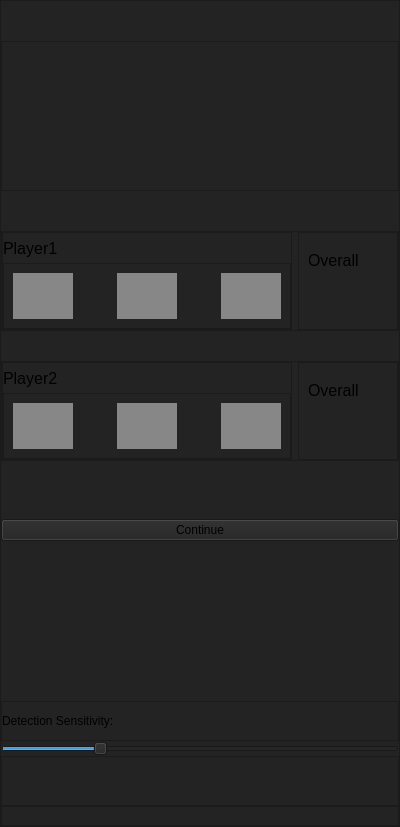
     <widget class="QFrame" name="Scores_Bg">
      <property name="sizePolicy">
       <sizepolicy hsizetype="Preferred" vsizetype="Preferred">
        <horstretch>0</horstretch>
        <verstretch>0</verstretch>
       </sizepolicy>
      </property>
      <property name="minimumSize">
       <size>
        <width>400</width>
        <height>0</height>
       </size>
      </property>
      <property name="maximumSize">
       <size>
        <width>350</width>
        <height>16777215</height>
       </size>
      </property>
      <property name="styleSheet">
       <string notr="true">background-color: rgb(35, 35, 35);</string>
      </property>
      <property name="frameShape">
       <enum>QFrame::StyledPanel</enum>
      </property>
      <property name="frameShadow">
       <enum>QFrame::Raised</enum>
      </property>
      <layout class="QVBoxLayout" name="verticalLayout">
       <property name="spacing">
        <number>0</number>
       </property>
       <property name="leftMargin">
        <number>0</number>
       </property>
       <property name="topMargin">
        <number>0</number>
       </property>
       <property name="rightMargin">
        <number>0</number>
       </property>
       <property name="bottomMargin">
        <number>0</number>
       </property>
       <item>
        <spacer name="verticalSpacer_2">
         <property name="orientation">
          <enum>Qt::Vertical</enum>
         </property>
         <property name="sizeType">
          <enum>QSizePolicy::Fixed</enum>
         </property>
         <property name="sizeHint" stdset="0">
          <size>
           <width>20</width>
           <height>40</height>
          </size>
         </property>
        </spacer>
       </item>
       <item>
        <widget class="QFrame" name="frame_3">
         <property name="minimumSize">
          <size>
           <width>0</width>
           <height>150</height>
          </size>
         </property>
         <property name="frameShape">
          <enum>QFrame::StyledPanel</enum>
         </property>
         <property name="frameShadow">
          <enum>QFrame::Raised</enum>
         </property>
         <layout class="QHBoxLayout" name="horizontalLayout_6">
          <item>
           <widget class="QLabel" name="label">
            <property name="maximumSize">
             <size>
              <width>200</width>
              <height>200</height>
             </size>
            </property>
            <property name="styleSheet">
             <string notr="true">color: rgb(255, 255, 255);

selection-background-color: rgb(255, 255, 255);</string>
            </property>
            <property name="text">
             <string/>
            </property>
            <property name="pixmap">
             <pixmap>icons/darts-logo_white.png</pixmap>
            </property>
            <property name="scaledContents">
             <bool>true</bool>
            </property>
           </widget>
          </item>
         </layout>
        </widget>
       </item>
       <item>
        <spacer name="verticalSpacer_5">
         <property name="orientation">
          <enum>Qt::Vertical</enum>
         </property>
         <property name="sizeHint" stdset="0">
          <size>
           <width>20</width>
           <height>40</height>
          </size>
         </property>
        </spacer>
       </item>
       <item>
        <widget class="QFrame" name="player_frame">
         <property name="minimumSize">
          <size>
           <width>0</width>
           <height>100</height>
          </size>
         </property>
         <property name="frameShape">
          <enum>QFrame::StyledPanel</enum>
         </property>
         <property name="frameShadow">
          <enum>QFrame::Raised</enum>
         </property>
         <layout class="QHBoxLayout" name="horizontalLayout_2">
          <property name="leftMargin">
           <number>0</number>
          </property>
          <property name="topMargin">
           <number>0</number>
          </property>
          <property name="rightMargin">
           <number>0</number>
          </property>
          <property name="bottomMargin">
           <number>0</number>
          </property>
          <item>
           <widget class="QFrame" name="name_and_round_scores">
            <property name="minimumSize">
             <size>
              <width>250</width>
              <height>0</height>
             </size>
            </property>
            <property name="frameShape">
             <enum>QFrame::StyledPanel</enum>
            </property>
            <property name="frameShadow">
             <enum>QFrame::Raised</enum>
            </property>
            <layout class="QVBoxLayout" name="verticalLayout_3">
             <property name="spacing">
              <number>0</number>
             </property>
             <property name="leftMargin">
              <number>0</number>
             </property>
             <property name="topMargin">
              <number>0</number>
             </property>
             <property name="rightMargin">
              <number>0</number>
             </property>
             <property name="bottomMargin">
              <number>0</number>
             </property>
             <item>
              <widget class="QLabel" name="label_3">
               <property name="minimumSize">
                <size>
                 <width>20</width>
                 <height>20</height>
                </size>
               </property>
               <property name="maximumSize">
                <size>
                 <width>16777215</width>
                 <height>30</height>
                </size>
               </property>
               <property name="font">
                <font>
                 <pointsize>12</pointsize>
                </font>
               </property>
               <property name="text">
                <string>Player1</string>
               </property>
              </widget>
             </item>
             <item>
              <widget class="QFrame" name="frame">
               <property name="frameShape">
                <enum>QFrame::StyledPanel</enum>
               </property>
               <property name="frameShadow">
                <enum>QFrame::Raised</enum>
               </property>
               <layout class="QHBoxLayout" name="horizontalLayout_3">
                <item>
                 <widget class="QLabel" name="player1_1">
                  <property name="minimumSize">
                   <size>
                    <width>60</width>
                    <height>0</height>
                   </size>
                  </property>
                  <property name="font">
                   <font>
                    <pointsize>12</pointsize>
                   </font>
                  </property>
                  <property name="styleSheet">
                   <string notr="true">background-color: rgb(135, 135, 135);</string>
                  </property>
                  <property name="text">
                   <string/>
                  </property>
                 </widget>
                </item>
                <item>
                 <spacer name="horizontalSpacer_2">
                  <property name="orientation">
                   <enum>Qt::Horizontal</enum>
                  </property>
                  <property name="sizeHint" stdset="0">
                   <size>
                    <width>40</width>
                    <height>20</height>
                   </size>
                  </property>
                 </spacer>
                </item>
                <item>
                 <widget class="QLabel" name="player1_2">
                  <property name="minimumSize">
                   <size>
                    <width>60</width>
                    <height>0</height>
                   </size>
                  </property>
                  <property name="font">
                   <font>
                    <pointsize>12</pointsize>
                   </font>
                  </property>
                  <property name="styleSheet">
                   <string notr="true">background-color: rgb(135, 135, 135);</string>
                  </property>
                  <property name="text">
                   <string/>
                  </property>
                 </widget>
                </item>
                <item>
                 <spacer name="horizontalSpacer_3">
                  <property name="orientation">
                   <enum>Qt::Horizontal</enum>
                  </property>
                  <property name="sizeHint" stdset="0">
                   <size>
                    <width>40</width>
                    <height>20</height>
                   </size>
                  </property>
                 </spacer>
                </item>
                <item>
                 <widget class="QLabel" name="player1_3">
                  <property name="minimumSize">
                   <size>
                    <width>60</width>
                    <height>0</height>
                   </size>
                  </property>
                  <property name="font">
                   <font>
                    <pointsize>12</pointsize>
                   </font>
                  </property>
                  <property name="styleSheet">
                   <string notr="true">background-color: rgb(135, 135, 135);</string>
                  </property>
                  <property name="text">
                   <string/>
                  </property>
                 </widget>
                </item>
               </layout>
              </widget>
             </item>
            </layout>
           </widget>
          </item>
          <item>
           <spacer name="horizontalSpacer">
            <property name="orientation">
             <enum>Qt::Horizontal</enum>
            </property>
            <property name="sizeHint" stdset="0">
             <size>
              <width>1</width>
              <height>20</height>
             </size>
            </property>
           </spacer>
          </item>
          <item>
           <widget class="QFrame" name="overall_score_and_counter">
            <property name="minimumSize">
             <size>
              <width>100</width>
              <height>0</height>
             </size>
            </property>
            <property name="frameShape">
             <enum>QFrame::StyledPanel</enum>
            </property>
            <property name="frameShadow">
             <enum>QFrame::Raised</enum>
            </property>
            <layout class="QVBoxLayout" name="verticalLayout_2">
             <item>
              <widget class="QLabel" name="player1_overall">
               <property name="font">
                <font>
                 <pointsize>12</pointsize>
                </font>
               </property>
               <property name="styleSheet">
                <string notr="true"/>
               </property>
               <property name="text">
                <string>Overall</string>
               </property>
              </widget>
             </item>
             <item>
              <widget class="QLabel" name="player1_sum_round">
               <property name="font">
                <font>
                 <pointsize>12</pointsize>
                </font>
               </property>
               <property name="text">
                <string/>
               </property>
              </widget>
             </item>
            </layout>
           </widget>
          </item>
         </layout>
        </widget>
       </item>
       <item>
        <spacer name="verticalSpacer">
         <property name="orientation">
          <enum>Qt::Vertical</enum>
         </property>
         <property name="sizeType">
          <enum>QSizePolicy::Fixed</enum>
         </property>
         <property name="sizeHint" stdset="0">
          <size>
           <width>20</width>
           <height>30</height>
          </size>
         </property>
        </spacer>
       </item>
       <item>
        <widget class="QFrame" name="player_frame_2">
         <property name="minimumSize">
          <size>
           <width>0</width>
           <height>100</height>
          </size>
         </property>
         <property name="frameShape">
          <enum>QFrame::StyledPanel</enum>
         </property>
         <property name="frameShadow">
          <enum>QFrame::Raised</enum>
         </property>
         <layout class="QHBoxLayout" name="horizontalLayout_4">
          <property name="leftMargin">
           <number>0</number>
          </property>
          <property name="topMargin">
           <number>0</number>
          </property>
          <property name="rightMargin">
           <number>0</number>
          </property>
          <property name="bottomMargin">
           <number>0</number>
          </property>
          <item>
           <widget class="QFrame" name="name_and_round_scores_2">
            <property name="minimumSize">
             <size>
              <width>250</width>
              <height>0</height>
             </size>
            </property>
            <property name="frameShape">
             <enum>QFrame::StyledPanel</enum>
            </property>
            <property name="frameShadow">
             <enum>QFrame::Raised</enum>
            </property>
            <layout class="QVBoxLayout" name="verticalLayout_4">
             <property name="spacing">
              <number>0</number>
             </property>
             <property name="leftMargin">
              <number>0</number>
             </property>
             <property name="topMargin">
              <number>0</number>
             </property>
             <property name="rightMargin">
              <number>0</number>
             </property>
             <property name="bottomMargin">
              <number>0</number>
             </property>
             <item>
              <widget class="QLabel" name="label_7">
               <property name="minimumSize">
                <size>
                 <width>20</width>
                 <height>20</height>
                </size>
               </property>
               <property name="maximumSize">
                <size>
                 <width>16777215</width>
                 <height>30</height>
                </size>
               </property>
               <property name="font">
                <font>
                 <pointsize>12</pointsize>
                </font>
               </property>
               <property name="text">
                <string>Player2</string>
               </property>
              </widget>
             </item>
             <item>
              <widget class="QFrame" name="frame_2">
               <property name="frameShape">
                <enum>QFrame::StyledPanel</enum>
               </property>
               <property name="frameShadow">
                <enum>QFrame::Raised</enum>
               </property>
               <layout class="QHBoxLayout" name="horizontalLayout_5">
                <item>
                 <widget class="QLabel" name="player2_1">
                  <property name="minimumSize">
                   <size>
                    <width>60</width>
                    <height>0</height>
                   </size>
                  </property>
                  <property name="font">
                   <font>
                    <pointsize>12</pointsize>
                   </font>
                  </property>
                  <property name="styleSheet">
                   <string notr="true">background-color: rgb(135, 135, 135);</string>
                  </property>
                  <property name="text">
                   <string/>
                  </property>
                 </widget>
                </item>
                <item>
                 <spacer name="horizontalSpacer_4">
                  <property name="orientation">
                   <enum>Qt::Horizontal</enum>
                  </property>
                  <property name="sizeHint" stdset="0">
                   <size>
                    <width>40</width>
                    <height>20</height>
                   </size>
                  </property>
                 </spacer>
                </item>
                <item>
                 <widget class="QLabel" name="player2_2">
                  <property name="minimumSize">
                   <size>
                    <width>60</width>
                    <height>0</height>
                   </size>
                  </property>
                  <property name="font">
                   <font>
                    <pointsize>12</pointsize>
                   </font>
                  </property>
                  <property name="styleSheet">
                   <string notr="true">background-color: rgb(135, 135, 135);</string>
                  </property>
                  <property name="text">
                   <string/>
                  </property>
                 </widget>
                </item>
                <item>
                 <spacer name="horizontalSpacer_5">
                  <property name="orientation">
                   <enum>Qt::Horizontal</enum>
                  </property>
                  <property name="sizeHint" stdset="0">
                   <size>
                    <width>40</width>
                    <height>20</height>
                   </size>
                  </property>
                 </spacer>
                </item>
                <item>
                 <widget class="QLabel" name="player2_3">
                  <property name="minimumSize">
                   <size>
                    <width>60</width>
                    <height>0</height>
                   </size>
                  </property>
                  <property name="font">
                   <font>
                    <pointsize>12</pointsize>
                   </font>
                  </property>
                  <property name="styleSheet">
                   <string notr="true">background-color: rgb(135, 135, 135);</string>
                  </property>
                  <property name="text">
                   <string/>
                  </property>
                 </widget>
                </item>
               </layout>
              </widget>
             </item>
            </layout>
           </widget>
          </item>
          <item>
           <spacer name="horizontalSpacer_6">
            <property name="orientation">
             <enum>Qt::Horizontal</enum>
            </property>
            <property name="sizeHint" stdset="0">
             <size>
              <width>1</width>
              <height>20</height>
             </size>
            </property>
           </spacer>
          </item>
          <item>
           <widget class="QFrame" name="overall_score_and_counter_2">
            <property name="minimumSize">
             <size>
              <width>100</width>
              <height>0</height>
             </size>
            </property>
            <property name="frameShape">
             <enum>QFrame::StyledPanel</enum>
            </property>
            <property name="frameShadow">
             <enum>QFrame::Raised</enum>
            </property>
            <layout class="QVBoxLayout" name="verticalLayout_5">
             <item>
              <widget class="QLabel" name="player2_overall">
               <property name="font">
                <font>
                 <pointsize>12</pointsize>
                </font>
               </property>
               <property name="text">
                <string>Overall</string>
               </property>
              </widget>
             </item>
             <item>
              <widget class="QLabel" name="player2_sum_round">
               <property name="font">
                <font>
                 <pointsize>12</pointsize>
                </font>
               </property>
               <property name="text">
                <string/>
               </property>
              </widget>
             </item>
            </layout>
           </widget>
          </item>
         </layout>
        </widget>
       </item>
       <item>
        <spacer name="verticalSpacer_4">
         <property name="orientation">
          <enum>Qt::Vertical</enum>
         </property>
         <property name="sizeType">
          <enum>QSizePolicy::Fixed</enum>
         </property>
         <property name="sizeHint" stdset="0">
          <size>
           <width>20</width>
           <height>40</height>
          </size>
         </property>
        </spacer>
       </item>
       <item>
        <widget class="QLabel" name="press_enter_label">
         <property name="font">
          <font>
           <pointsize>12</pointsize>
          </font>
         </property>
         <property name="styleSheet">
          <string notr="true">color: rgb(255, 0, 0);</string>
         </property>
         <property name="text">
          <string/>
         </property>
        </widget>
       </item>
       <item>
        <widget class="QPushButton" name="continue_button">
         <property name="text">
          <string>Continue</string>
         </property>
        </widget>
       </item>
       <item>
        <spacer name="verticalSpacer_3">
         <property name="orientation">
          <enum>Qt::Vertical</enum>
         </property>
         <property name="sizeHint" stdset="0">
          <size>
           <width>20</width>
           <height>160</height>
          </size>
         </property>
        </spacer>
       </item>
       <item>
        <widget class="QFrame" name="frame_6">
         <property name="minimumSize">
          <size>
           <width>0</width>
           <height>40</height>
          </size>
         </property>
         <property name="frameShape">
          <enum>QFrame::StyledPanel</enum>
         </property>
         <property name="frameShadow">
          <enum>QFrame::Raised</enum>
         </property>
         <layout class="QHBoxLayout" name="horizontalLayout_8">
          <property name="spacing">
           <number>0</number>
          </property>
          <property name="leftMargin">
           <number>0</number>
          </property>
          <property name="topMargin">
           <number>0</number>
          </property>
          <property name="rightMargin">
           <number>0</number>
          </property>
          <property name="bottomMargin">
           <number>0</number>
          </property>
          <item>
           <widget class="QLabel" name="label_2">
            <property name="text">
             <string>Detection Sensitivity:</string>
            </property>
           </widget>
          </item>
          <item>
           <widget class="QLabel" name="current_detection_sensitivity_lable">
            <property name="text">
             <string/>
            </property>
            <property name="alignment">
             <set>Qt::AlignCenter</set>
            </property>
           </widget>
          </item>
         </layout>
        </widget>
       </item>
       <item>
        <widget class="QSlider" name="detection_sensitivity_slider">
         <property name="minimum">
          <number>5</number>
         </property>
         <property name="maximum">
          <number>30</number>
         </property>
         <property name="value">
          <number>11</number>
         </property>
         <property name="orientation">
          <enum>Qt::Horizontal</enum>
         </property>
        </widget>
       </item>
       <item>
        <widget class="QFrame" name="frame_5">
         <property name="minimumSize">
          <size>
           <width>0</width>
           <height>50</height>
          </size>
         </property>
         <property name="frameShape">
          <enum>QFrame::StyledPanel</enum>
         </property>
         <property name="frameShadow">
          <enum>QFrame::Raised</enum>
         </property>
         <layout class="QHBoxLayout" name="horizontalLayout_7"/>
        </widget>
       </item>
       <item>
        <widget class="QFrame" name="frame_4">
         <property name="minimumSize">
          <size>
           <width>0</width>
           <height>20</height>
          </size>
         </property>
         <property name="frameShape">
          <enum>QFrame::StyledPanel</enum>
         </property>
         <property name="frameShadow">
          <enum>QFrame::Raised</enum>
         </property>
        </widget>
       </item>
      </layout>
     </widget>
